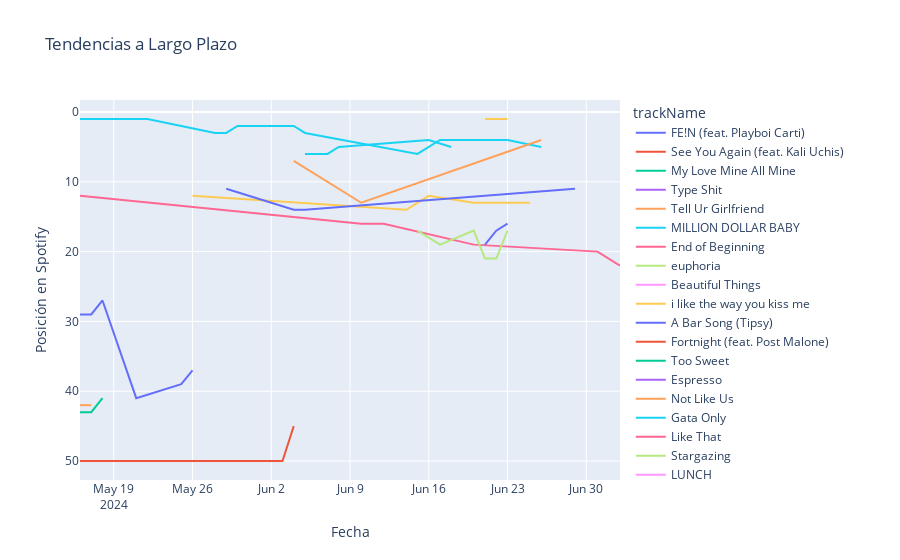

The cell this chart's notebook holds for it:
### Markdown cell above
El siguiente codigo crea un  gráfico que muestra cómo la popularidad en TikTok afecta las posiciones en Spotify en los días siguientes. Esto puede ayudar a entender el impacto a largo plazo de TikTok en Spotify.

### Code cell
# Crear el gráfico de líneas para tendencias a largo plazo
fig = px.line(
    spotifytiktok_df,
    x='date',
    y='position_y',
    color='trackName',
    title='Tendencias a Largo Plazo',
    labels={'date': 'Fecha', 'position_y': 'Posición en Spotify'}
)

fig.update_yaxes(autorange="reversed")
fig.show()

### Figure 1 — Plotly figure (JSON) as saved in the notebook; plotly's stock layout.template omitted (floating-point values rounded to 4 significant figures)
{"data": [{"hovertemplate": "trackName=FE!N (feat. Playboi Carti)<br>Fecha=%{x}<br>Posición en Spotify=%{y}<extra></extra>", "legendgroup": "FE!N (feat. Playboi Carti)", "line": {"color": "#636efa", "dash": "solid"}, "marker": {"symbol": "circle"}, "mode": "lines", "name": "FE!N (feat. Playboi Carti)", "orientation": "v", "showlegend": true, "type": "scatter", "x": ["2024-05-16T00:00:00", "2024-05-16T00:00:00", "2024-05-17T00:00:00", "2024-05-17T00:00:00", "2024-05-18T00:00:00", "2024-05-21T00:00:00", "2024-05-21T00:00:00", "2024-05-25T00:00:00", "2024-05-26T00:00:00", "2024-05-26T00:00:00"], "xaxis": "x", "y": [29, 29, 29, 29, 27, 41, 41, 39, 37, 37], "yaxis": "y"}, {"hovertemplate": "trackName=See You Again (feat. Kali Uchis)<br>Fecha=%{x}<br>Posición en Spotify=%{y}<extra></extra>", "legendgroup": "See You Again (feat. Kali Uchis)", "line": {"color": "#EF553B", "dash": "solid"}, "marker": {"symbol": "circle"}, "mode": "lines", "name": "See You Again (feat. Kali Uchis)", "orientation": "v", "showlegend": true, "type": "scatter", "x": ["2024-05-16T00:00:00", "2024-05-17T00:00:00", "2024-06-03T00:00:00", "2024-06-04T00:00:00"], "xaxis": "x", "y": [50, 50, 50, 45], "yaxis": "y"}, {"hovertemplate": "trackName=My Love Mine All Mine<br>Fecha=%{x}<br>Posición en Spotify=%{y}<extra></extra>", "legendgroup": "My Love Mine All Mine", "line": {"color": "#00cc96", "dash": "solid"}, "marker": {"symbol": "circle"}, "mode": "lines", "name": "My Love Mine All Mine", "orientation": "v", "showlegend": true, "type": "scatter", "x": ["2024-05-16T00:00:00", "2024-05-17T00:00:00", "2024-05-17T00:00:00", "2024-05-18T00:00:00", "2024-05-18T00:00:00"], "xaxis": "x", "y": [43, 43, 43, 41, 41], "yaxis": "y"}, {"hovertemplate": "trackName=Type Shit<br>Fecha=%{x}<br>Posición en Spotify=%{y}<extra></extra>", "legendgroup": "Type Shit", "line": {"color": "#ab63fa", "dash": "solid"}, "marker": {"symbol": "circle"}, "mode": "lines", "name": "Type Shit", "orientation": "v", "showlegend": true, "type": "scatter", "x": ["2024-05-16T00:00:00", "2024-05-16T00:00:00"], "xaxis": "x", "y": [47, 47], "yaxis": "y"}, {"hovertemplate": "trackName=Tell Ur Girlfriend<br>Fecha=%{x}<br>Posición en Spotify=%{y}<extra></extra>", "legendgroup": "Tell Ur Girlfriend", "line": {"color": "#FFA15A", "dash": "solid"}, "marker": {"symbol": "circle"}, "mode": "lines", "name": "Tell Ur Girlfriend", "orientation": "v", "showlegend": true, "type": "scatter", "x": ["2024-05-16T00:00:00", "2024-05-16T00:00:00", "2024-05-17T00:00:00"], "xaxis": "x", "y": [42, 42, 42], "yaxis": "y"}, {"hovertemplate": "trackName=MILLION DOLLAR BABY<br>Fecha=%{x}<br>Posición en Spotify=%{y}<extra></extra>", "legendgroup": "MILLION DOLLAR BABY", "line": {"color": "#19d3f3", "dash": "solid"}, "marker": {"symbol": "circle"}, "mode": "lines", "name": "MILLION DOLLAR BABY", "orientation": "v", "showlegend": true, "type": "scatter", "x": ["2024-05-16T00:00:00", "2024-05-22T00:00:00", "2024-05-22T00:00:00", "2024-05-22T00:00:00", "2024-05-22T00:00:00", "2024-05-25T00:00:00", "2024-05-28T00:00:00", "2024-05-29T00:00:00", "2024-05-29T00:00:00", "2024-05-29T00:00:00", "2024-05-29T00:00:00", "2024-05-30T00:00:00", "2024-05-30T00:00:00", "2024-05-31T00:00:00", "2024-05-31T00:00:00", "2024-05-31T00:00:00", "2024-05-31T00:00:00", "2024-05-31T00:00:00", "2024-05-31T00:00:00", "2024-05-31T00:00:00", "2024-06-02T00:00:00", "2024-06-03T00:00:00", "2024-06-03T00:00:00", "2024-06-04T00:00:00", "2024-06-04T00:00:00", "2024-06-05T00:00:00", "2024-06-15T00:00:00", "2024-06-15T00:00:00", "2024-06-15T00:00:00", "2024-06-17T00:00:00", "2024-06-20T00:00:00", "2024-06-21T00:00:00", "2024-06-22T00:00:00", "2024-06-22T00:00:00", "2024-06-23T00:00:00", "2024-06-23T00:00:00", "2024-06-23T00:00:00", "2024-06-26T00:00:00"], "xaxis": "x", "y": [1, 1, 1, 1, 1, 2, 3, 3, 3, 3, 3, 2, 2, 2, 2, 2, 2, 2, 2, 2, 2, 2, 2, 2, 2, 3, 6, 6, 6, 4, 4, 4, 4, 4, 4, 4, 4, 5], "yaxis": "y"}, {"hovertemplate": "trackName=End of Beginning<br>Fecha=%{x}<br>Posición en Spotify=%{y}<extra></extra>", "legendgroup": "End of Beginning", "line": {"color": "#FF6692", "dash": "solid"}, "marker": {"symbol": "circle"}, "mode": "lines", "name": "End of Beginning", "orientation": "v", "showlegend": true, "type": "scatter", "x": ["2024-05-16T00:00:00", "2024-06-10T00:00:00", "2024-06-12T00:00:00", "2024-06-20T00:00:00", "2024-07-01T00:00:00", "2024-07-01T00:00:00", "2024-07-03T00:00:00"], "xaxis": "x", "y": [12, 16, 16, 19, 20, 20, 22], "yaxis": "y"}, {"hovertemplate": "trackName=euphoria<br>Fecha=%{x}<br>Posición en Spotify=%{y}<extra></extra>", "legendgroup": "euphoria", "line": {"color": "#B6E880", "dash": "solid"}, "marker": {"symbol": "circle"}, "mode": "lines", "name": "euphoria", "orientation": "v", "showlegend": true, "type": "scatter", "x": ["2024-05-18T00:00:00"], "xaxis": "x", "y": [16], "yaxis": "y"}, {"hovertemplate": "trackName=Beautiful Things<br>Fecha=%{x}<br>Posición en Spotify=%{y}<extra></extra>", "legendgroup": "Beautiful Things", "line": {"color": "#FF97FF", "dash": "solid"}, "marker": {"symbol": "circle"}, "mode": "lines", "name": "Beautiful Things", "orientation": "v", "showlegend": true, "type": "scatter", "x": ["2024-05-18T00:00:00"], "xaxis": "x", "y": [9], "yaxis": "y"}, {"hovertemplate": "trackName=i like the way you kiss me<br>Fecha=%{x}<br>Posición en Spotify=%{y}<extra></extra>", "legendgroup": "i like the way you kiss me", "line": {"color": "#FECB52", "dash": "solid"}, "marker": {"symbol": "circle"}, "mode": "lines", "name": "i like the way you kiss me", "orientation": "v", "showlegend": true, "type": "scatter", "x": ["2024-05-26T00:00:00", "2024-05-26T00:00:00", "2024-06-14T00:00:00", "2024-06-16T00:00:00", "2024-06-16T00:00:00", "2024-06-20T00:00:00", "2024-06-24T00:00:00", "2024-06-25T00:00:00"], "xaxis": "x", "y": [12, 12, 14, 12, 12, 13, 13, 13], "yaxis": "y"}, {"hovertemplate": "trackName=A Bar Song (Tipsy)<br>Fecha=%{x}<br>Posición en Spotify=%{y}<extra></extra>", "legendgroup": "A Bar Song (Tipsy)", "line": {"color": "#636efa", "dash": "solid"}, "marker": {"symbol": "circle"}, "mode": "lines", "name": "A Bar Song (Tipsy)", "orientation": "v", "showlegend": true, "type": "scatter", "x": ["2024-05-29T00:00:00", "2024-06-04T00:00:00", "2024-06-05T00:00:00", "2024-06-29T00:00:00"], "xaxis": "x", "y": [11, 14, 14, 11], "yaxis": "y"}, {"hovertemplate": "trackName=Fortnight (feat. Post Malone)<br>Fecha=%{x}<br>Posición en Spotify=%{y}<extra></extra>", "legendgroup": "Fortnight (feat. Post Malone)", "line": {"color": "#EF553B", "dash": "solid"}, "marker": {"symbol": "circle"}, "mode": "lines", "name": "Fortnight (feat. Post Malone)", "orientation": "v", "showlegend": true, "type": "scatter", "x": ["2024-06-03T00:00:00"], "xaxis": "x", "y": [16], "yaxis": "y"}, {"hovertemplate": "trackName=Too Sweet<br>Fecha=%{x}<br>Posición en Spotify=%{y}<extra></extra>", "legendgroup": "Too Sweet", "line": {"color": "#00cc96", "dash": "solid"}, "marker": {"symbol": "circle"}, "mode": "lines", "name": "Too Sweet", "orientation": "v", "showlegend": true, "type": "scatter", "x": ["2024-06-03T00:00:00"], "xaxis": "x", "y": [9], "yaxis": "y"}, {"hovertemplate": "trackName=Espresso<br>Fecha=%{x}<br>Posición en Spotify=%{y}<extra></extra>", "legendgroup": "Espresso", "line": {"color": "#ab63fa", "dash": "solid"}, "marker": {"symbol": "circle"}, "mode": "lines", "name": "Espresso", "orientation": "v", "showlegend": true, "type": "scatter", "x": ["2024-06-03T00:00:00"], "xaxis": "x", "y": [1], "yaxis": "y"}, {"hovertemplate": "trackName=Not Like Us<br>Fecha=%{x}<br>Posición en Spotify=%{y}<extra></extra>", "legendgroup": "Not Like Us", "line": {"color": "#FFA15A", "dash": "solid"}, "marker": {"symbol": "circle"}, "mode": "lines", "name": "Not Like Us", "orientation": "v", "showlegend": true, "type": "scatter", "x": ["2024-06-04T00:00:00", "2024-06-10T00:00:00", "2024-06-26T00:00:00"], "xaxis": "x", "y": [7, 13, 4], "yaxis": "y"}, {"hovertemplate": "trackName=Gata Only<br>Fecha=%{x}<br>Posición en Spotify=%{y}<extra></extra>", "legendgroup": "Gata Only", "line": {"color": "#19d3f3", "dash": "solid"}, "marker": {"symbol": "circle"}, "mode": "lines", "name": "Gata Only", "orientation": "v", "showlegend": true, "type": "scatter", "x": ["2024-06-05T00:00:00", "2024-06-06T00:00:00", "2024-06-07T00:00:00", "2024-06-07T00:00:00", "2024-06-08T00:00:00", "2024-06-16T00:00:00", "2024-06-18T00:00:00"], "xaxis": "x", "y": [6, 6, 6, 6, 5, 4, 5], "yaxis": "y"}, {"hovertemplate": "trackName=Like That<br>Fecha=%{x}<br>Posición en Spotify=%{y}<extra></extra>", "legendgroup": "Like That", "line": {"color": "#FF6692", "dash": "solid"}, "marker": {"symbol": "circle"}, "mode": "lines", "name": "Like That", "orientation": "v", "showlegend": true, "type": "scatter", "x": ["2024-06-09T00:00:00"], "xaxis": "x", "y": [37], "yaxis": "y"}, {"hovertemplate": "trackName=Stargazing<br>Fecha=%{x}<br>Posición en Spotify=%{y}<extra></extra>", "legendgroup": "Stargazing", "line": {"color": "#B6E880", "dash": "solid"}, "marker": {"symbol": "circle"}, "mode": "lines", "name": "Stargazing", "orientation": "v", "showlegend": true, "type": "scatter", "x": ["2024-06-15T00:00:00", "2024-06-17T00:00:00", "2024-06-20T00:00:00", "2024-06-21T00:00:00", "2024-06-22T00:00:00", "2024-06-23T00:00:00"], "xaxis": "x", "y": [17, 19, 17, 21, 21, 17], "yaxis": "y"}, {"hovertemplate": "trackName=LUNCH<br>Fecha=%{x}<br>Posición en Spotify=%{y}<extra></extra>", "legendgroup": "LUNCH", "line": {"color": "#FF97FF", "dash": "solid"}, "marker": {"symbol": "circle"}, "mode": "lines", "name": "LUNCH", "orientation": "v", "showlegend": true, "type": "scatter", "x": ["2024-06-15T00:00:00"], "xaxis": "x", "y": [7], "yaxis": "y"}, {"hovertemplate": "trackName=Please Please Please<br>Fecha=%{x}<br>Posición en Spotify=%{y}<extra></extra>", "legendgroup": "Please Please Please", "line": {"color": "#FECB52", "dash": "solid"}, "marker": {"symbol": "circle"}, "mode": "lines", "name": "Please Please Please", "orientation": "v", "showlegend": true, "type": "scatter", "x": ["2024-06-21T00:00:00", "2024-06-22T00:00:00", "2024-06-23T00:00:00"], "xaxis": "x", "y": [1, 1, 1], "yaxis": "y"}, {"hovertemplate": "trackName=Lose Control<br>Fecha=%{x}<br>Posición en Spotify=%{y}<extra></extra>", "legendgroup": "Lose Control", "line": {"color": "#636efa", "dash": "solid"}, "marker": {"symbol": "circle"}, "mode": "lines", "name": "Lose Control", "orientation": "v", "showlegend": true, "type": "scatter", "x": ["2024-06-21T00:00:00", "2024-06-22T00:00:00", "2024-06-23T00:00:00"], "xaxis": "x", "y": [19, 17, 16], "yaxis": "y"}, {"hovertemplate": "trackName=Si No Quieres No<br>Fecha=%{x}<br>Posición en Spotify=%{y}<extra></extra>", "legendgroup": "Si No Quieres No", "line": {"color": "#EF553B", "dash": "solid"}, "marker": {"symbol": "circle"}, "mode": "lines", "name": "Si No Quieres No", "orientation": "v", "showlegend": true, "type": "scatter", "x": ["2024-06-23T00:00:00"], "xaxis": "x", "y": [48], "yaxis": "y"}, {"hovertemplate": "trackName=Austin (Boots Stop Workin')<br>Fecha=%{x}<br>Posición en Spotify=%{y}<extra></extra>", "legendgroup": "Austin (Boots Stop Workin')", "line": {"color": "#00cc96", "dash": "solid"}, "marker": {"symbol": "circle"}, "mode": "lines", "name": "Austin (Boots Stop Workin')", "orientation": "v", "showlegend": true, "type": "scatter", "x": ["2024-06-25T00:00:00", "2024-06-25T00:00:00"], "xaxis": "x", "y": [27, 27], "yaxis": "y"}, {"hovertemplate": "trackName=we can't be friends (wait for your love)<br>Fecha=%{x}<br>Posición en Spotify=%{y}<extra></extra>", "legendgroup": "we can't be friends (wait for your love)", "line": {"color": "#ab63fa", "dash": "solid"}, "marker": {"symbol": "circle"}, "mode": "lines", "name": "we can't be friends (wait for your love)", "orientation": "v", "showlegend": true, "type": "scatter", "x": ["2024-07-01T00:00:00"], "xaxis": "x", "y": [23], "yaxis": "y"}], "layout": {"legend": {"title": {"text": "trackName"}, "tracegroupgap": 0}, "title": {"text": "Tendencias a Largo Plazo"}, "xaxis": {"anchor": "y", "domain": [0, 1], "title": {"text": "Fecha"}}, "yaxis": {"anchor": "x", "autorange": "reversed", "domain": [0, 1], "title": {"text": "Posición en Spotify"}}}}
